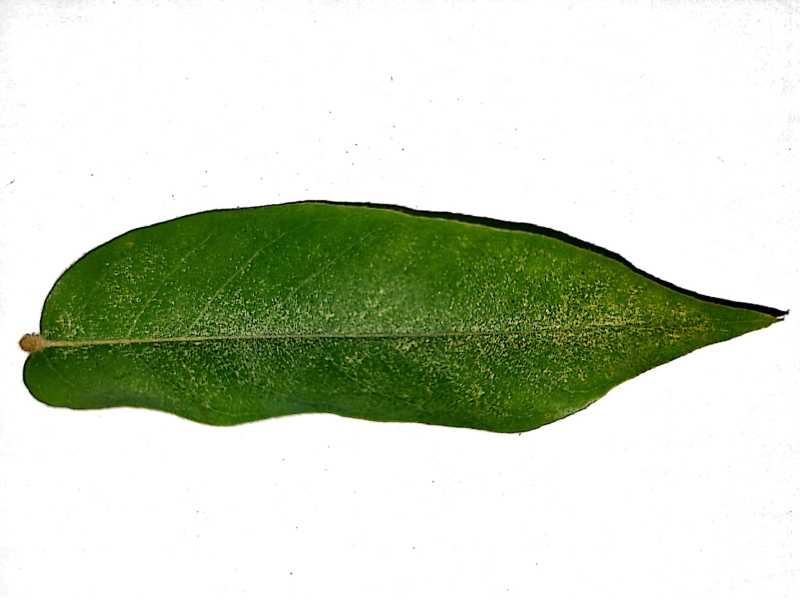
#> input picture Belimbing Wuluh/002.jpg, 1600 x 1200 px, found by its file name (shown at 1/2 size)
$ jupyter execute resize.ipynb   (shell and % lines are left out)
#> lines starting #> are read from the running program, lines starting #| are printed output that depends on the picture
<a href="https://colab.research.google.com/github/zidan-m41/KC/blob/main/image_fundamental/resize.ipynb" target="_parent"></a>

[cell 1]
# import the necessary packages
import matplotlib.pyplot as plt
import argparse
import imutils
import cv2

[cell 2]
def plt_imshow(title, image):
    # convert the image frame BGR to RGB color space and display it
	image = cv2.cvtColor(image, cv2.COLOR_BGR2RGB)
	plt.imshow(image)
	plt.title(title)
	plt.grid(False)
	plt.show()

[cell 3]
# since we are using Jupyter Notebooks we can replace our argument
# parsing code with *hard coded* arguments and values
args = {
    "image": "002.jpg"
}

[cell 4]
# load the original input image and display it to our screen
image = cv2.imread(args["image"])
#> image is the input picture: shape (1200, 1600, 3); mean B, G, R 192.9, 212.3, 203.4
plt_imshow("Original", image)

# let's resize our image to be 150 pixels wide, but in order to
# prevent our resized image from being skewed/distorted, we must
# first calculate the ratio of the *new* width to the *old* width
r = 150.0 / image.shape[1]
#> r = 0.0938
dim = (150, int(image.shape[0] * r))
#> dim = (150, 112)

# perform the actual resizing of the image
resized = cv2.resize(image, dim, interpolation=cv2.INTER_AREA)
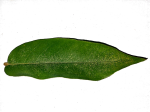
#> resized: shape (112, 150, 3); mean B, G, R 192.9, 212.3, 203.4
plt_imshow("Resized (Width)", resized)

[cell 5]
# let's resize the image to have a width of 50 pixels, again keeping
# in mind the aspect ratio
r = 50.0 / image.shape[0]
#> r = 0.0417
dim = (int(image.shape[1] * r), 50)
#> dim = (66, 50)

# perform the resizing
resized = cv2.resize(image, dim, interpolation=cv2.INTER_AREA)
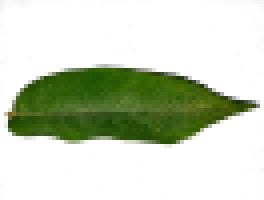
#> resized: shape (50, 66, 3) (shown 4 times larger); mean B, G, R 192.9, 212.3, 203.4
plt_imshow("Resized (Height)", resized)

[cell 6]
# calculating the ratio each and every time we want to resize an
# image is a real pain, so let's use the imutils convenience
# function which will *automatically* maintain our aspect ratio
# for us
resized = imutils.resize(image, width=100)
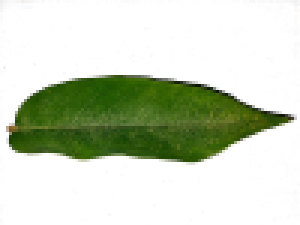
#> resized: shape (75, 100, 3) (shown 3 times larger); mean B, G, R 192.9, 212.3, 203.4
plt_imshow("Resized via imutils", resized)

[cell 7]
# construct the list of interpolation methods in OpenCV
methods = [
	("cv2.INTER_NEAREST", cv2.INTER_NEAREST),
	("cv2.INTER_LINEAR", cv2.INTER_LINEAR),
	("cv2.INTER_AREA", cv2.INTER_AREA),
	("cv2.INTER_CUBIC", cv2.INTER_CUBIC),
	("cv2.INTER_LANCZOS4", cv2.INTER_LANCZOS4)]

# loop over the interpolation methods
for (name, method) in methods:
	# increase the size of the image by 3x using the current
	# interpolation method
	print("[INFO] {}".format(name))
	resized = imutils.resize(image, width=image.shape[1] * 3,
		inter=method)
	plt_imshow("Method: {}".format(name), resized)

$ run again, with Belimbing Wuluh/001.jpg copied over Belimbing Wuluh/002.jpg
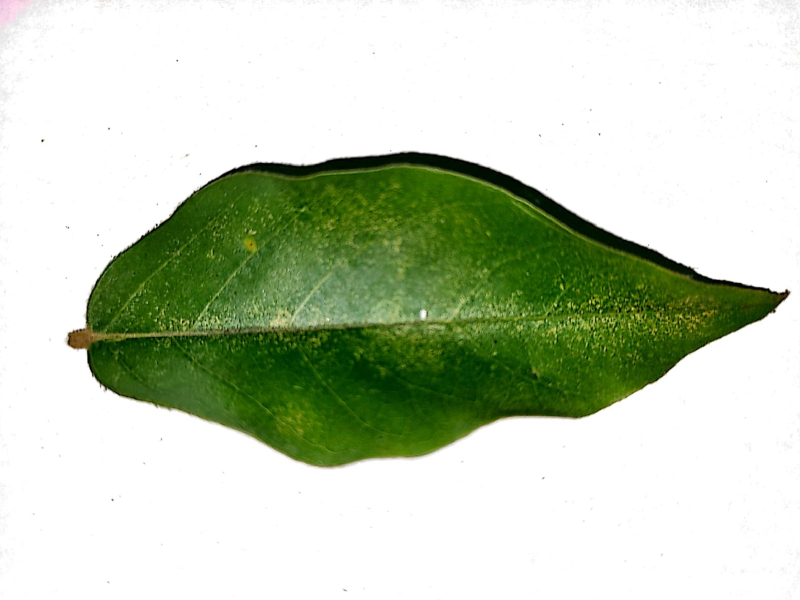
#> input picture Belimbing Wuluh/001.jpg, 1600 x 1200 px, found by its file name (shown at 1/2 size)
#> image is the input picture: shape (1200, 1600, 3); mean B, G, R 184.1, 206.5, 194.9
#> `resized = cv2.resize(image, dim, interpolation=cv2.INTER_AREA)`:
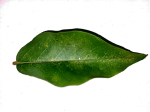
#> resized: shape (112, 150, 3); mean B, G, R 184.2, 206.5, 194.9
#> image: shape (112, 150, 3)
#> image: shape (50, 66, 3)
#> `resized = imutils.resize(image, width=100)`:
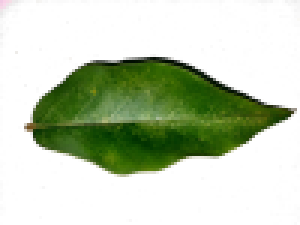
#> resized: shape (75, 100, 3) (shown 3 times larger); mean B, G, R 184.2, 206.5, 194.9
#> image: shape (75, 100, 3)

$ run again, with Belimbing Wuluh/003.jpg copied over Belimbing Wuluh/002.jpg
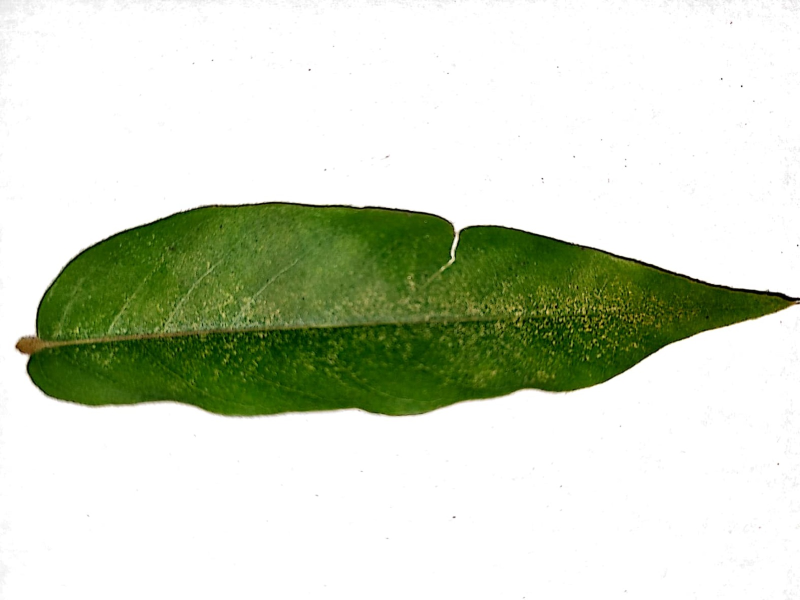
#> input picture Belimbing Wuluh/003.jpg, 1600 x 1200 px, found by its file name (shown at 1/2 size)
#> image is the input picture: shape (1200, 1600, 3); mean B, G, R 197.3, 215.6, 207.9
#> `resized = cv2.resize(image, dim, interpolation=cv2.INTER_AREA)`:
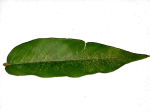
#> resized: shape (112, 150, 3); mean B, G, R 197.3, 215.6, 207.9
#> image: shape (112, 150, 3)
#> image: shape (50, 66, 3)
#> `resized = imutils.resize(image, width=100)`:
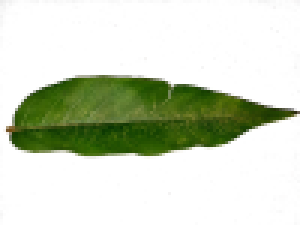
#> resized: shape (75, 100, 3) (shown 3 times larger); mean B, G, R 197.3, 215.6, 207.9
#> image: shape (75, 100, 3)

$ run again, with Belimbing Wuluh/004.jpg copied over Belimbing Wuluh/002.jpg
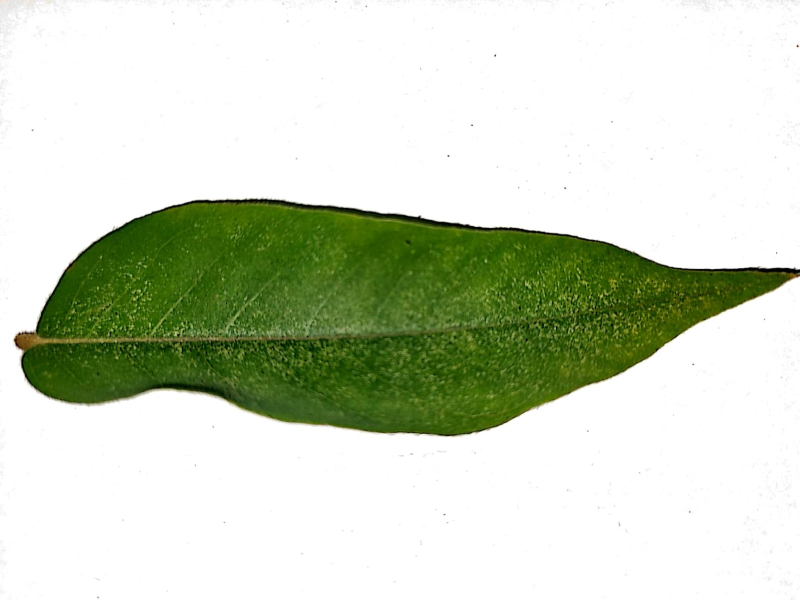
#> input picture Belimbing Wuluh/004.jpg, 1600 x 1200 px, found by its file name (shown at 1/2 size)
#> image is the input picture: shape (1200, 1600, 3); mean B, G, R 194.4, 214.1, 205.5
#> `resized = cv2.resize(image, dim, interpolation=cv2.INTER_AREA)`:
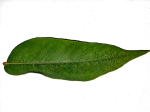
#> resized: shape (112, 150, 3); mean B, G, R 194.4, 214.1, 205.5
#> image: shape (112, 150, 3)
#> image: shape (50, 66, 3)
#> `resized = imutils.resize(image, width=100)`:
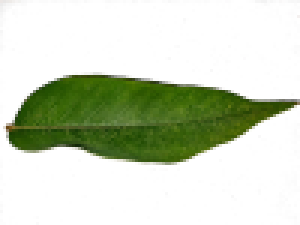
#> resized: shape (75, 100, 3) (shown 3 times larger); mean B, G, R 194.4, 214.1, 205.5
#> image: shape (75, 100, 3)
